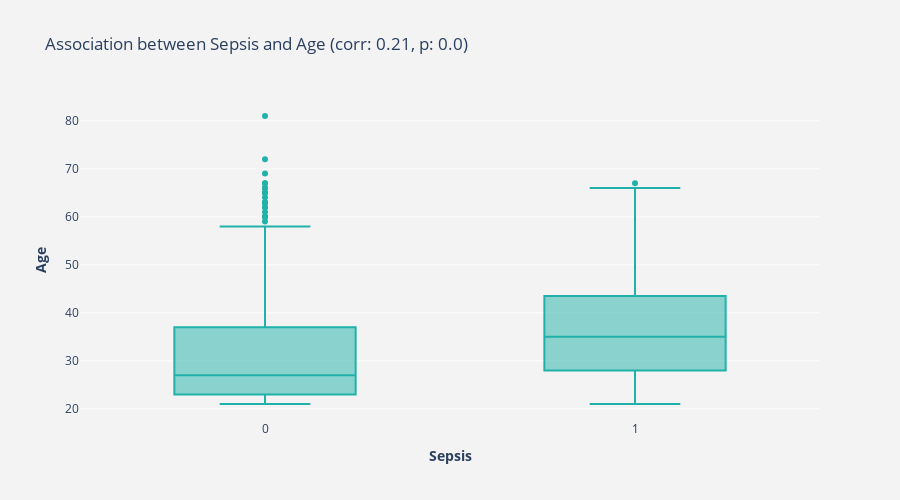

Notebook cell for this chart:
### Code cell
"""Create a boxplot to visualize the strength of association of Survived with Fare. Also calculate biserial correlation."""
boxplotAndCorrelation(df_train.Age)

### Figure 1 — Plotly figure (JSON) as saved in the notebook; plotly's stock layout.template omitted (floating-point values rounded to 4 significant figures; data arrays with more than 128 entries replaced by an {"elided": "..."} marker saying what was removed)
{"data": [{"marker": {"color": "lightseagreen"}, "type": "box", "x": {"elided": "599 int values"}, "y": {"elided": "599 int values"}}], "layout": {"height": 500, "paper_bgcolor": "rgb(243, 243, 243)", "plot_bgcolor": "rgb(243, 243, 243)", "showlegend": false, "title": {"text": "Association between Sepsis and Age (corr: 0.21, p: 0.0)"}, "width": 900, "xaxis": {"anchor": "y", "domain": [0, 1], "title": {"text": "<b>Sepsis</b>"}}, "yaxis": {"anchor": "x", "domain": [0, 1], "title": {"text": "<b>Age</b>"}}}}
